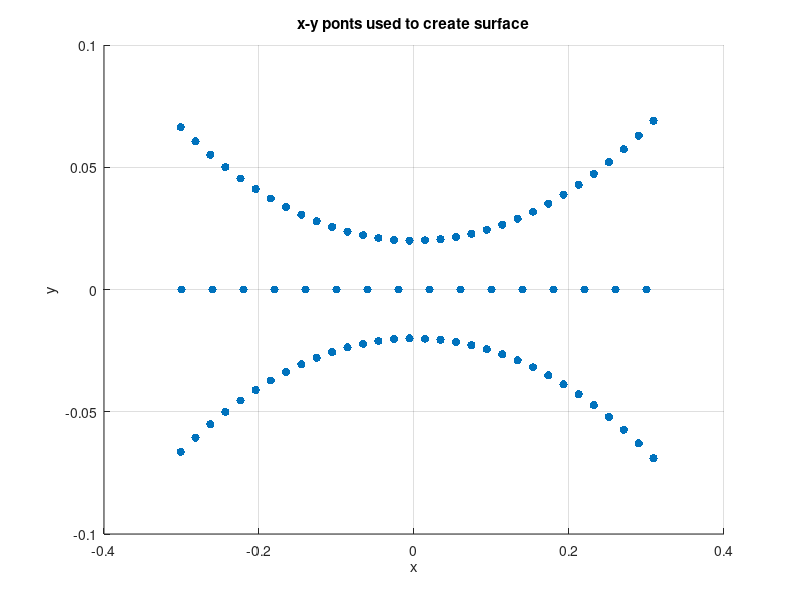

Reproduce this figure in MATLAB. (Note: this script raises an error after producing the figure.)
%% Interpolation Results Poor Near the Convex Hull

% This example was adapted from the scatteredInterpolant examples from
% Mathworks.

% This example shows an interpolated surface that deteriorates near the
% convex hull for scatteredInterpolant. regularizeNd can approximate the
% surface hear the convex hull without problem. Note that regularizeNd is
% not an interpolant. It is a fitting algorithm. The surface is an
% approximation and not an interpolated surface.

clc; clear; close all;
%% 
% Create a sample data set that will exhibit problems near the boundary.
t = 0.4*pi:0.02:0.6*pi;
x1 = cos(t)';
y1 = sin(t)'-1.02;
x2 = x1;
y2 = y1*(-1);
x3 = linspace(-0.3,0.3,16)';
y3 = zeros(16,1);
x = [x1;x2;x3];
y = [y1;y2;y3];
scatter(x,y, 'filled')
xlabel('x'); ylabel('y');
grid on;
title('x-y ponts used to create surface');

%%
% Now lift these sample points onto the surface $z = x^{2}+y^{2}$ and interpolate the surface.
z = x.^2 + y.^2;
F = scatteredInterpolant(x,y,z);

[xi,yi] = ndgrid(-0.3:.02:0.3, -0.0688:0.01:0.0688);

xGrid = {linspace(min(x)-eps(min(x)), max(x)+eps(max(x)), 20), linspace(min(y)-eps(min(y)), max(y)+eps(max(y)), 21)};
zGrid = regularizeNd([x,y], z, xGrid, [0.001, 0.005], 'linear');
F2 = griddedInterpolant(xGrid, zGrid, 'linear');

zi = F(xi,yi);
zi2 = F2(xi,yi);

figure;
mesh(xi,yi,zi)
hold all
surf(xi,yi, zi2)
xlabel('X','fontweight','b'), ylabel('Y','fontweight','b') 
zlabel('Value - V','fontweight','b')
title('scatteredInterpolant vs. Regularized Surface');
legend({'scatteredInterpolant Surface', 'regularized surface'}, 'location', 'best')
%%
% The actual surface is:
zi = xi.^2 + yi.^2;
figure
mesh(xi,yi,zi)
title('Actual Surface')


%%
% To understand why the interpolating surface deteriorates near the
% boundary, it is helpful to look at the underlying triangulation:
dt = delaunayTriangulation(x,y);
figure
plot(x,y,'*r')
axis equal
hold on
triplot(dt)
plot(x1,y1,'-r')
plot(x2,y2,'-r')
title('Triangulation Used to Create the scatteredInterpolant')
hold off

%%
% The triangles within the red boundaries are relatively well shaped; they
% are constructed from points that are in close proximity and the
% interpolation works well in this region. Outside the red boundary, the
% triangles are sliver-like and connect points that are remote from each
% other. There is not sufficient sampling to accurately capture the
% surface, so it is not surprising that the results in these regions are
% poor. In 3-D, visual inspection of the triangulation gets a bit trickier,
% but looking at the point distribution can often help illustrate potential
% problems.